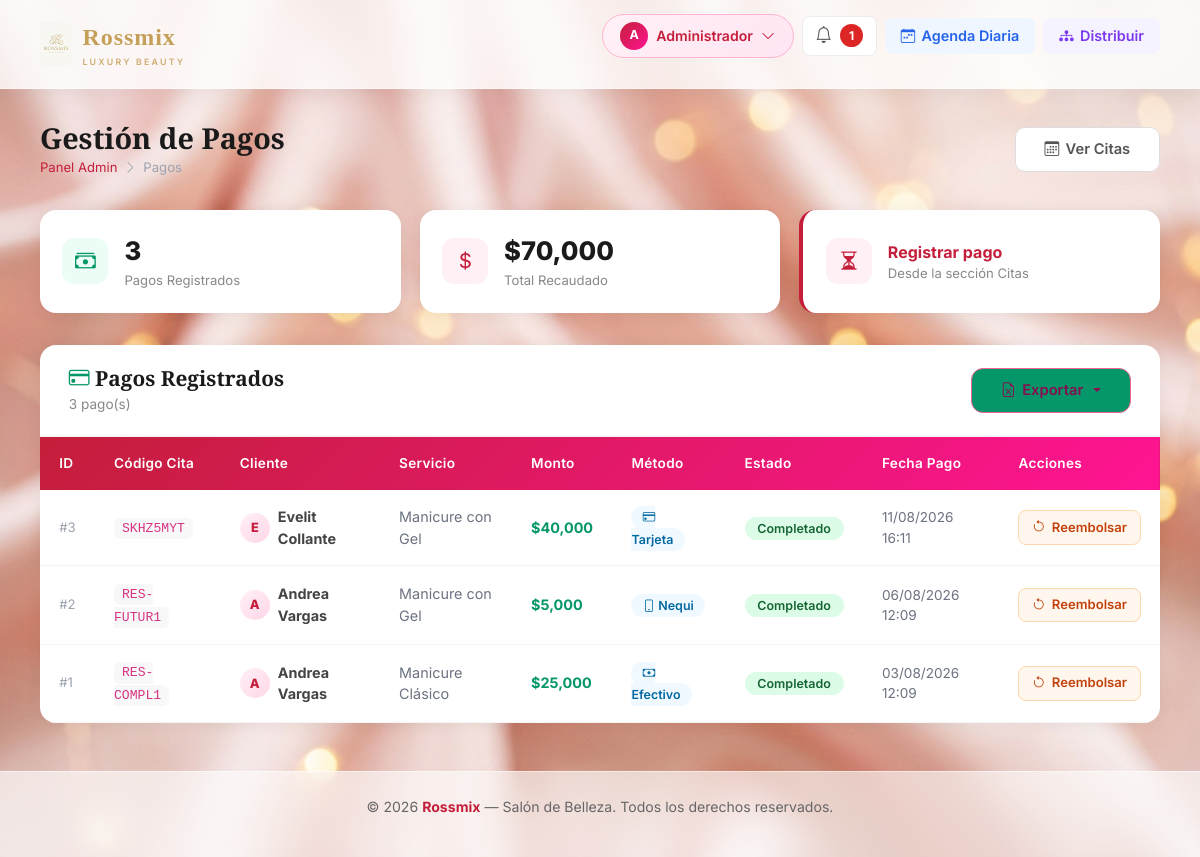
/admin/pagos (signed in), run on the app's committed database.
### app/models/usuario.py (models this page shows, shortened)
class Usuario(db.Model):
    __tablename__ = 'usuario'
    id = db.Column(db.Integer, primary_key=True)
    nombre = db.Column(db.String(100), nullable=False)
    email = db.Column(db.String(150), unique=True, nullable=False)
    telefono = db.Column(db.String(20), nullable=False)
    password = db.Column(db.String(200), nullable=False)
    tipo_usuario = db.Column(db.String(20), nullable=False)  # 'cliente' | 'admin' | 'especialista'
    fecha_registro = db.Column(db.DateTime, default=datetime.utcnow)
    activo = db.Column(db.Boolean, default=True)
    id_empleado = db.Column(db.Integer, db.ForeignKey('empleados.id_empleado', ondelete='SET NULL'), nullable=True)
    empleado_vinculado = db.relationship('Empleado', foreign_keys=[id_empleado], backref='usuario_cuenta', uselist=False)
    citas = db.relationship('Cita', backref='cliente', lazy=True, foreign_keys='Cita.id_cliente')
    notificaciones = db.relationship('Notificacion', backref='usuario', lazy=True)

### app/models/pago.py (models this page shows, shortened)
class Pago(db.Model):
    __tablename__ = 'pagos'
    id_pago = db.Column(db.Integer, primary_key=True)
    id_cita = db.Column(db.Integer, db.ForeignKey('citas.id_cita', ondelete='CASCADE'),
                        nullable=False, unique=True)
    monto = db.Column(db.Numeric(10, 2), nullable=False)
    metodo_pago = db.Column(
        db.Enum(
            'efectivo',
            'tarjeta',
            'transferencia',
            'nequi',
            'daviplata',
            name='metodo_pago_enum',
            create_type=False,   # el tipo ya existe en PostgreSQL (creado por Rossmix.sql)
        ),
        nullable=False,
        default='efectivo',
    )
    estado_pago = db.Column(db.String(20), nullable=False, default='completado')
    referencia = db.Column(db.String(100))
    fecha_pago = db.Column(db.DateTime, default=datetime.utcnow)
    notas = db.Column(db.Text)

### app/models/cita.py (models this page shows, shortened)
class Cita(db.Model):
    __tablename__ = 'citas'
    id_cita = db.Column(db.Integer, primary_key=True)
    id_cliente = db.Column(db.Integer, db.ForeignKey('usuario.id', ondelete='CASCADE'), nullable=False)
    id_empleado = db.Column(db.Integer, db.ForeignKey('empleados.id_empleado', ondelete='SET NULL'))
    id_servicio = db.Column(db.Integer, db.ForeignKey('servicios.id_servicio', ondelete='RESTRICT'), nullable=False)
    fecha_hora_inicio = db.Column(db.DateTime, nullable=False)
    fecha_hora_fin = db.Column(db.DateTime, nullable=False)
    monto_total = db.Column(db.Numeric(10, 2))
    monto_abono = db.Column(db.Numeric(10, 2), default=5000)
    saldo_pendiente = db.Column(db.Numeric(10, 2))
    estado = db.Column(
        db.Enum(
            'pendiente_pago',
            'confirmada',
            'en_atencion',
            'completada',
            'cancelada',
            'no_asistio',
            name='estado_cita_enum',
            create_type=False,   # el tipo ya existe en PostgreSQL (creado por Rossmix.sql)
        ),
        nullable=False,
        default='pendiente_pago',
    )
    reembolsado = db.Column(db.Boolean, default=False)
    codigo_reserva = db.Column(db.String(20), unique=True)
    token_gestion = db.Column(db.String(32), unique=True)  # Token URL-safe para link de gestión/reprogramación
    notas = db.Column(db.Text)
    fecha_creacion = db.Column(db.DateTime, default=datetime.utcnow)
    pago = db.relationship('Pago', backref='cita', uselist=False, lazy=True)

### app/models/servicio.py (models this page shows, shortened)
class Servicio(db.Model):
    __tablename__ = 'servicios'
    id_servicio = db.Column(db.Integer, primary_key=True)
    nombre_servicio = db.Column(db.String(100), nullable=False)
    descripcion = db.Column(db.Text)
    precio_total = db.Column(db.Numeric(10, 2), nullable=False)
    duracion_minutos = db.Column(db.Integer, nullable=False)
    activo = db.Column(db.Boolean, default=True)
    citas = db.relationship('Cita', backref='servicio', lazy=True)
    empleados = db.relationship('Empleado', secondary='empleado_servicios', backref='servicios')

### app/views/admin/pagos.py (the view)
@admin_bp.route('/pagos')
@admin_required
def pagos():
    lista_pagos = db.session.query(Pago, Cita, Usuario, Servicio)\
        .join(Cita, Pago.id_cita == Cita.id_cita)\
        .join(Usuario, Cita.id_cliente == Usuario.id)\
        .join(Servicio, Cita.id_servicio == Servicio.id_servicio)\
        .order_by(Pago.fecha_pago.desc()).all()
    return render_template('admin/pagos.html', pagos=lista_pagos)

### app/templates/admin/pagos.html (shortened to what this page needs)
{% extends 'base.html' %}
{% block content %}
<div class="page-header">
    <div>
        <h1>Gestión de Pagos</h1>
        <div class="breadcrumb-r">
            <a href="{{ url_for('dashboard_admin') }}">Panel Admin</a>
            <i class="bi bi-chevron-right"></i> <span>Pagos</span>
        </div>
    </div>
    <a href="{{ url_for('admin_citas') }}" class="btn-secondary-r">
        <i class="bi bi-calendar3"></i> Ver Citas
    </a>
</div>
<div style="display:grid;grid-template-columns:repeat(auto-fit,minmax(220px,1fr));gap:1.2rem;margin-bottom:2rem;">
    <div class="r-card" style="padding:1.4rem;display:flex;align-items:center;gap:1rem;">
        <div style="background:#ecfdf5;color:#059669;width:46px;height:46px;border-radius:12px;
                    display:flex;align-items:center;justify-content:center;font-size:1.3rem;">
            <i class="bi bi-cash-stack"></i>
        </div>
        <div>
            <div style="font-size:1.6rem;font-weight:800;color:#1a1a1a;">{{ pagos|length }}</div>
            <div style="font-size:0.82rem;color:#888;">Pagos Registrados</div>
        </div>
    </div>
    <div class="r-card" style="padding:1.4rem;display:flex;align-items:center;gap:1rem;">
        <div style="background:#fff0f6;color:#c41e3a;width:46px;height:46px;border-radius:12px;
                    display:flex;align-items:center;justify-content:center;font-size:1.3rem;">
            <i class="bi bi-currency-dollar"></i>
        </div>
        <div>
            {% set ns = namespace(total=0) %}
            {% for pago, cita, usuario, servicio in pagos %}
                {% set ns.total = ns.total + pago.monto %}
            {% endfor %}
            <div style="font-size:1.6rem;font-weight:800;color:#1a1a1a;">${{ "{:,.0f}".format(ns.total) }}</div>
            <div style="font-size:0.82rem;color:#888;">Total Recaudado</div>
        </div>
    </div>
    <div class="r-card" style="padding:1.4rem;display:flex;align-items:center;gap:1rem;border-left:4px solid #c41e3a;">
        <div style="background:#fff0f6;color:#c41e3a;width:46px;height:46px;border-radius:12px;
                    display:flex;align-items:center;justify-content:center;font-size:1.3rem;">
            <i class="bi bi-hourglass-split"></i>
        </div>
        <div>
            <div style="font-size:1rem;font-weight:700;color:#c41e3a;">Registrar pago</div>
            <div style="font-size:0.82rem;color:#888;">Desde la sección Citas</div>
        </div>
    </div>
</div>
<div class="r-card">
    <div class="r-card-header d-flex justify-content-between align-items-center">
        <div>
            <h2><i class="bi bi-credit-card" style="color:#059669;"></i> Pagos Registrados</h2>
            <span style="font-size:0.85rem;color:#888;">{{ pagos|length }} pago(s)</span>
        </div>
        <div class="dropdown">
            <button class="btn-rossmix dropdown-toggle" type="button" id="exportPagosDropdown"
                    data-bs-toggle="dropdown" aria-expanded="false" style="background:#059669;">
                <i class="bi bi-file-earmark-excel"></i> Exportar
            </button>
        </div>
    </div>
    {% if pagos %}
    <div style="overflow-x:auto;">
        <table class="r-table">
            <thead>
                <tr>
                    <th>ID</th><th>Código Cita</th><th>Cliente</th><th>Servicio</th>
                    <th>Monto</th><th>Método</th><th>Estado</th><th>Fecha Pago</th><th>Acciones</th>
                </tr>
            </thead>
            <tbody>
                {% for pago, cita, usuario, servicio in pagos %}
                <tr id="pago-{{ pago.id_pago }}">
                    <td style="color:#9ca3af;font-size:0.82rem;">#{{ pago.id_pago }}</td>
                    <td>
                        <code style="background:#f8f8f8;padding:0.2rem 0.5rem;border-radius:6px;font-size:0.82rem;">
                            {{ cita.codigo_reserva or '—' }}
                        </code>
                    </td>
                    <td>
                        <div style="display:flex;align-items:center;gap:0.5rem;">
                            <div style="width:30px;height:30px;border-radius:50%;
                                        background:linear-gradient(135deg,#fff0f6,#ffd6e8);
                                        color:#c41e3a;display:flex;align-items:center;
                                        justify-content:center;font-weight:800;font-size:0.8rem;flex-shrink:0;">
                                {{ usuario.nombre[0].upper() }}
                            </div>
                            <strong>{{ usuario.nombre }}</strong>
                        </div>
                    </td>
                    <td style="color:#6b7280;">{{ servicio.nombre_servicio }}</td>
                    <td><strong style="color:#059669;">${{ "{:,.0f}".format(pago.monto) }}</strong></td>
                    <td>
                        <span style="background:#f0f9ff;color:#0369a1;padding:0.25rem 0.7rem;
                                     border-radius:20px;font-size:0.78rem;font-weight:600;text-transform:capitalize;">
                            {% if pago.metodo_pago == 'efectivo' %}<i class="bi bi-cash"></i>
                            {% elif pago.metodo_pago == 'tarjeta' %}<i class="bi bi-credit-card"></i>
                            {% elif pago.metodo_pago == 'transferencia' %}<i class="bi bi-bank"></i>
                            {% else %}<i class="bi bi-phone"></i>{% endif %}
                            {{ pago.metodo_pago }}
                        </span>
                    </td>
                    <td>
                        {% if pago.estado_pago == 'completado' %}
                            <span class="badge-active">Completado</span>
                        {% elif pago.estado_pago == 'reembolsado' %}
                            <span class="badge-inactive">Reembolsado</span>
                        {% else %}
                            <span style="background:#fef9c3;color:#854d0e;padding:0.25rem 0.7rem;border-radius:20px;font-size:0.78rem;font-weight:600;">Pendiente</span>
                        {% endif %}
                    </td>
                    <td style="color:#6b7280;font-size:0.85rem;">
                        {{ pago.fecha_pago.strftime('%d/%m/%Y %H:%M') if pago.fecha_pago else '—' }}
                    </td>
                    <td>
                        <button onclick="confirmarReembolso({{ pago.id_pago }}, '{{ usuario.nombre }}', {{ pago.monto }})"
                                style="background:#fff7ed;color:#c2410c;border:1.5px solid #fed7aa;
                                       padding:0.4rem 0.8rem;border-radius:8px;font-size:0.82rem;
                                       font-weight:600;cursor:pointer;transition:all 0.2s;
                                       display:flex;align-items:center;gap:0.4rem;"
                                onmouseover="this.style.background='#ffedd5'"
                                onmouseout="this.style.background='#fff7ed'"
                                title="Procesar Reembolso">
                            <i class="bi bi-arrow-counterclockwise"></i> Reembolsar
                        </button>
                    </td>
                </tr>
                {% endfor %}
            </tbody>
        </table>
    </div>
    {% endif %}
</div>
{% endblock %}

### app/templates/base.html (shortened to what this page needs)
<!DOCTYPE html>
<html lang="es">
<head>
    <link rel="stylesheet" href="https://cdn.jsdelivr.net/npm/bootstrap-icons@1.11.3/font/bootstrap-icons.min.css">
    <link rel="stylesheet" href="https://cdn.jsdelivr.net/npm/bootstrap@5.3.2/dist/css/bootstrap.min.css">
</head>
<body>
<nav>
    <div class="nav-inner">
        <a href="{{ url_for('main.index') }}" class="logo">
            <img src="{{ url_for('static', filename='images/logo_rossmix.jpg') }}" alt="Rossmix Luxury Beauty">
            <span class="logo-text">Rossmix<small>Luxury Beauty</small></span>
        </a>
        <ul>
            {% if session.usuario_id %}
                <li class="profile-dropdown-wrap">
                    <a href="#" class="profile-btn" id="profileBtn">
                        <span class="avatar">{{ session.nombre[0]|upper }}</span>
                        {{ session.nombre|title }}
                        <i class="bi bi-chevron-down icon-small"></i>
                    </a>
                </li>
                <li class="nav-item-notif">
                    <a href="#" id="btnNotifs" title="Notificaciones" class="notif-button">
                        <i class="bi bi-bell icon-bell"></i>
                        {% if notificaciones_unread and notificaciones_unread > 0 %}
                            <span class="notif-count">{{ notificaciones_unread }}</span>
                        {% endif %}
                    </a>
                </li>
                {% if session.tipo_usuario == 'admin' %}
                    <li>
                        <a href="{{ url_for('admin.agenda_diaria') }}" class="nav-chip blue">
                            <i class="bi bi-calendar-week"></i> Agenda Diaria
                        </a>
                    </li>
                    <li>
                        <a href="{{ url_for('admin.citas_distribucion') }}" class="nav-chip purple">
                            <i class="bi bi-diagram-3-fill"></i> Distribuir
                        </a>
                    </li>
                {% elif session.tipo_usuario == 'especialista' %}
                    <li>
                        <a href="{{ url_for('especialista.citas_disponibles') }}" class="nav-chip pink">
                            <i class="bi bi-lightning-fill"></i> Disponibles
                        </a>
                    </li>
                {% else %}
                    <li><a href="{{ url_for('citas.agendar_paso1') }}" class="nav-chip pink"><i class="bi bi-plus-circle"></i> Agendar</a></li>
                {% endif %}
            {% else %}
                <li><a href="{{ url_for('main.index') }}">Inicio</a></li>
                <li><a href="{{ url_for('auth.login') }}">Iniciar Sesión</a></li>
                <li><a href="{{ url_for('auth.registro') }}" class="nav-chip pink">Registrarse</a></li>
            {% endif %}
        </ul>
    </div>
</nav>
<div class="page-wrap">
    {% block content %}{% endblock %}
</div>
<footer>
    <div class="footer-inner">
        <p>&copy; 2026 <strong>Rossmix</strong> — Salón de Belleza. Todos los derechos reservados.</p>
    </div>
</footer>
</body>
</html>

### data on the page
Usuario: nombre "Administrador"
Pago: id_pago "3", codigo_reserva "SKHZ5MYT", nombre "E", nombre "Evelit Collante", nombre_servicio "Manicure con Gel", monto "40,000", metodo_pago "Tarjeta", estado_pago "Completado", fecha_pago "11/08/2026 16:11"
Pago: id_pago "2", codigo_reserva "RES-FUTUR1", nombre "A", nombre "Andrea Vargas", nombre_servicio "Manicure con Gel", monto "5,000", metodo_pago "Nequi", estado_pago "Completado", fecha_pago "06/08/2026 12:09"
Pago: id_pago "1", codigo_reserva "RES-COMPL1", nombre "A", nombre "Andrea Vargas", nombre_servicio "Manicure Clásico", monto "25,000", metodo_pago "Efectivo", estado_pago "Completado", fecha_pago "03/08/2026 12:09"

### other printed values
{{ session.nombre[0]|upper }} "A"
{{ notificaciones_unread }} "1"
{{ pagos|length }} "3"
{{ "{:,.0f}".format(ns.total) }} "70,000"
